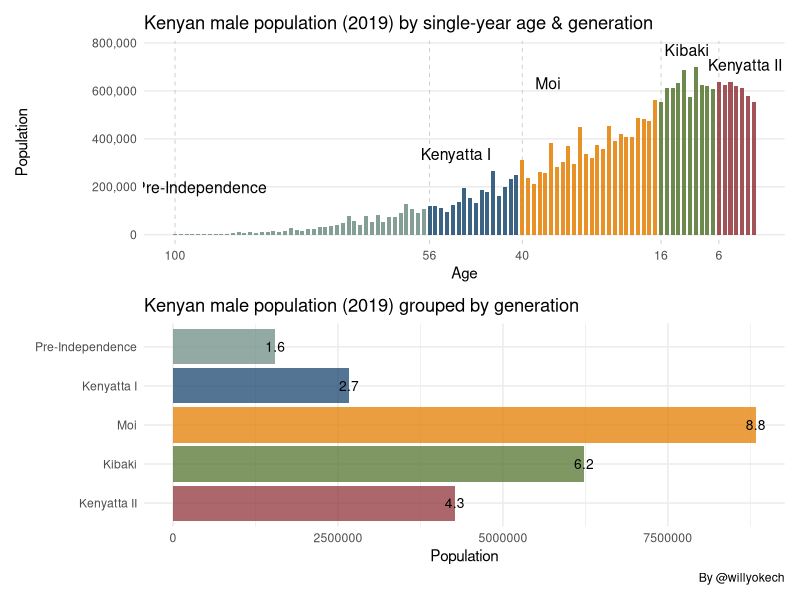
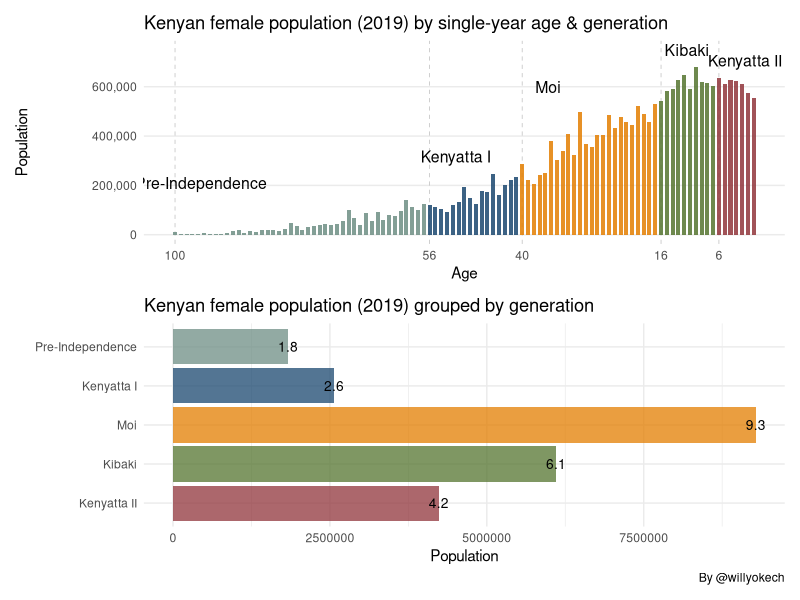
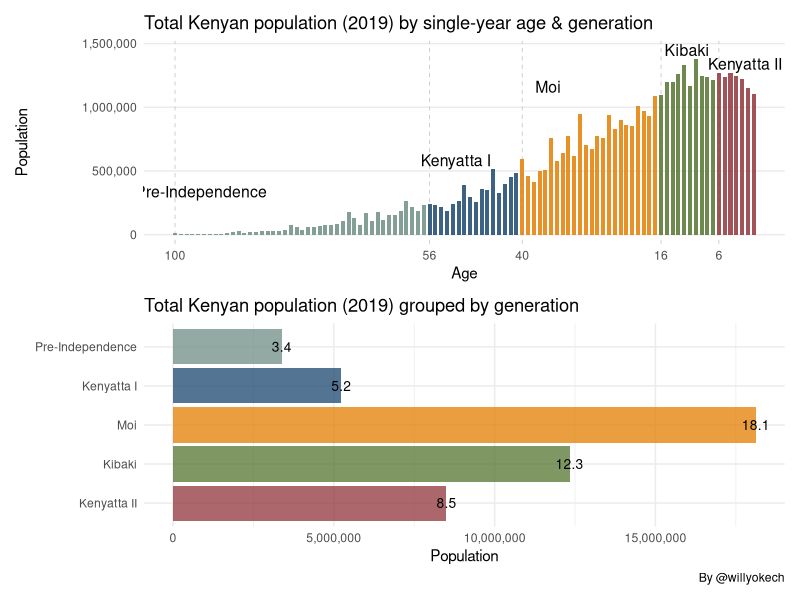
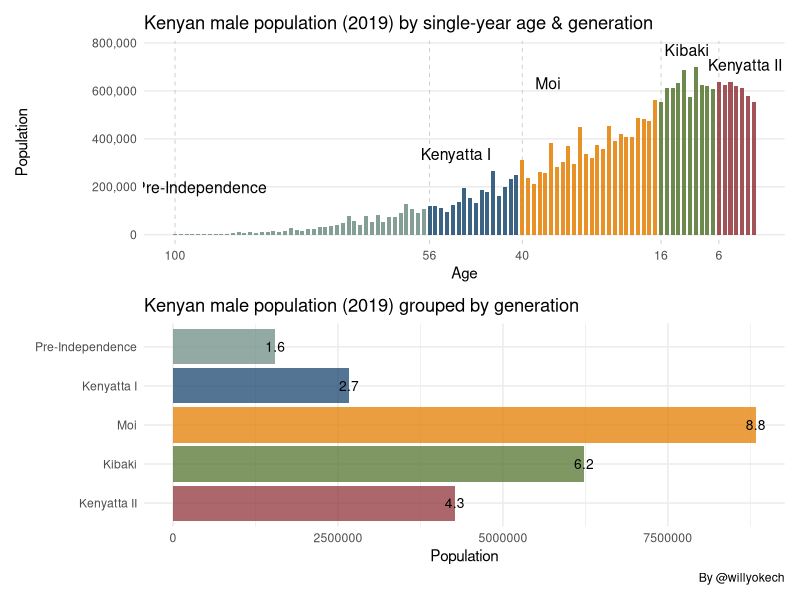
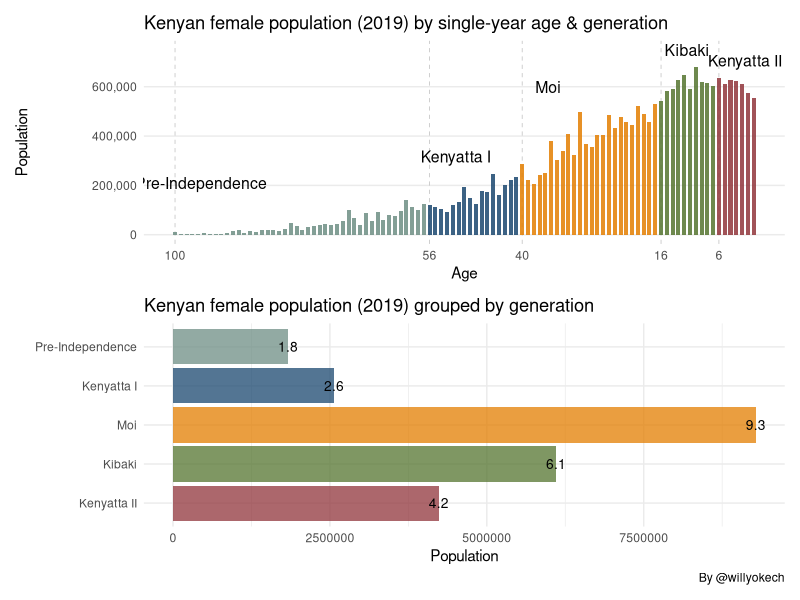
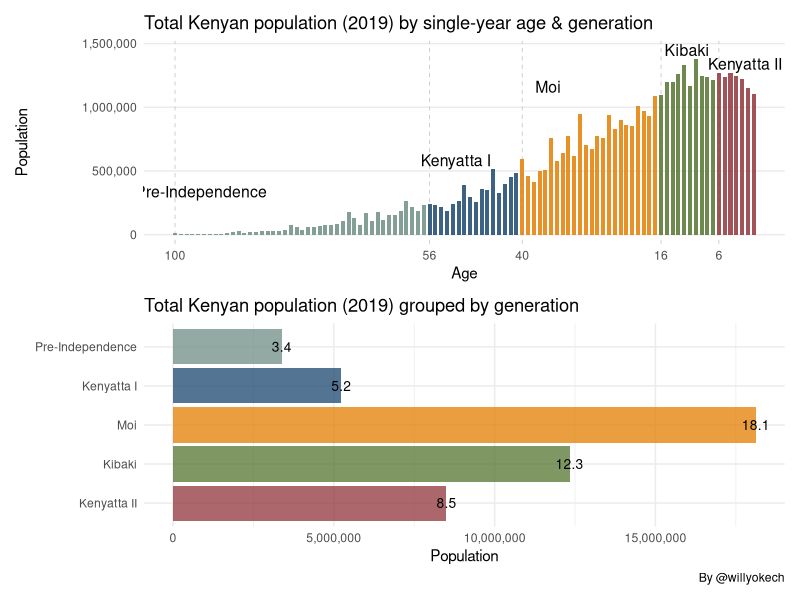

Write the R code that produced these figures, in order.
# Kenyan Generations - William Okech

### MAKE SURE THE CORRECT DATA TYPE IS IN USE, INT, NUM, CHAR.....###

# Load libraries

# install.packages("readr")
# install.packages("patchwork")
# install.packages("ggthemes")
library(readr)
library(ggplot2)
library(tidyverse)
library(patchwork)
library(ggthemes)
library(scales)

# Load data
kenyan_pop_2019 <- read_csv("data/knbs_pop_generation_2019.csv")
head(kenyan_pop_2019)

#############################################################

# To create the groupings (if necessary)
# gen <- c('Kenyatta II', 'Kibaki', 'Moi', 'Kenyatta I', 'Pre-Independence')
# gen

# range <- c('> 2012', '2003-2012', '1979-2002', '1963-1978', '< 1963')
# range

# gen_desc <- data.frame(rank = 5:1,
#                        gen = gen,
#                        range = range,
#                        stringsAsFactors = FALSE) %>%
# arrange(rank)

#############################################################

# Select the 3 different data types and add necessary columns

# Male

kenyan_pop_2019_male <- kenyan_pop_2019 %>% select(Age, Male)
kenyan_pop_2019_male$type <- 'male'
kenyan_pop_2019_male$ref_year <- '2019'
k_pop_male <- kenyan_pop_2019_male %>% 
  rename(
    age = Age,
    population = Male,
    type = type
  )

k_pop_male$age <- as.integer(k_pop_male$age)
k_pop_male$population <- as.integer(k_pop_male$population)
k_pop_male$ref_year <- as.integer(k_pop_male$ref_year)
k_pop_male$birth_year <- k_pop_male$ref_year - k_pop_male$age

k_pop_male_gen <- k_pop_male %>%
  mutate (gen = case_when (
    birth_year < 1963 ~ 'Pre-Independence',
    birth_year < 1979 & birth_year >= 1963 ~ 'Kenyatta I',
    birth_year < 2003 & birth_year >= 1979 ~ 'Moi',
    birth_year <= 2012 & birth_year >= 2003 ~ 'Kibaki',
    birth_year > 2012 ~ 'Kenyatta II'),
    rank = case_when (
      birth_year < 1963 ~ '1',
      birth_year < 1979 & birth_year >= 1963 ~ '2',
      birth_year < 2003 & birth_year >= 1979 ~ '3',
      birth_year <= 2012 & birth_year >= 2003 ~ '4',
      birth_year > 2012 ~ '5'))

k_pop_male_gen$rank <- as.integer(k_pop_male_gen$rank)

# Female

kenyan_pop_2019_female <- kenyan_pop_2019 %>% select(Age, Female)
kenyan_pop_2019_female$type <- 'female'
kenyan_pop_2019_female$ref_year <- '2019'
k_pop_female <- kenyan_pop_2019_female %>% 
  rename(
    age = Age,
    population = Female,
    type = type
  )

k_pop_female$age <- as.integer(k_pop_female$age)
k_pop_female$population <- as.integer(k_pop_female$population)
k_pop_female$ref_year <- as.integer(k_pop_female$ref_year)
k_pop_female$birth_year <- k_pop_female$ref_year - k_pop_female$age

k_pop_female_gen <- k_pop_female %>%
  mutate (gen = case_when (
    birth_year < 1963 ~ 'Pre-Independence',
    birth_year < 1979 & birth_year >= 1963 ~ 'Kenyatta I',
    birth_year < 2003 & birth_year >= 1979 ~ 'Moi',
    birth_year <= 2012 & birth_year >= 2003 ~ 'Kibaki',
    birth_year > 2012 ~ 'Kenyatta II'),
    rank = case_when (
      birth_year < 1963 ~ '1',
      birth_year < 1979 & birth_year >= 1963 ~ '2',
      birth_year < 2003 & birth_year >= 1979 ~ '3',
      birth_year <= 2012 & birth_year >= 2003 ~ '4',
      birth_year > 2012 ~ '5'))

k_pop_female_gen$rank <- as.integer(k_pop_female_gen$rank)

# Total 

kenyan_pop_2019_total <- kenyan_pop_2019 %>% select(Age, Total)
kenyan_pop_2019_total$type <- 'total'
kenyan_pop_2019_total$ref_year <- '2019' # reference year = 2019

k_pop_total <- kenyan_pop_2019_total %>% 
  rename(
    age = Age,
    population = Total,
    type = type
  )

k_pop_total$age <- as.integer(k_pop_total$age)
k_pop_total$population <- as.integer(k_pop_total$population)
k_pop_total$ref_year <- as.integer(k_pop_total$ref_year)
k_pop_total$birth_year <- k_pop_total$ref_year - k_pop_total$age

k_pop_total_gen <- k_pop_total %>%
  mutate (gen = case_when (
    birth_year < 1963 ~ 'Pre-Independence',
    birth_year < 1979 & birth_year >= 1963 ~ 'Kenyatta I',
    birth_year < 2003 & birth_year >= 1979 ~ 'Moi',
    birth_year <= 2012 & birth_year >= 2003 ~ 'Kibaki',
    birth_year > 2012 ~ 'Kenyatta II'),
    rank = case_when (
      birth_year < 1963 ~ '1',
      birth_year < 1979 & birth_year >= 1963 ~ '2',
      birth_year < 2003 & birth_year >= 1979 ~ '3',
      birth_year <= 2012 & birth_year >= 2003 ~ '4',
      birth_year > 2012 ~ '5'))

k_pop_total_gen$rank <- as.integer(k_pop_total_gen$rank)

# Plot the graphs

# Population by generation
# Male

p1 <- k_pop_male_gen %>%
  group_by(gen, rank) %>%
  summarize(population = sum(population)) %>%
  mutate(lab = round(population/1000000, 1)) %>%
  arrange(rank, gen) %>%
  ggplot(aes(x = reorder(gen, -rank),
             y = population, 
             fill = gen)) +
  geom_col(show.legend = FALSE, 
           alpha = 0.75)  +
  geom_text(aes(label = lab), 
            size = 3.5)+
  theme(axis.text.x=element_blank(),
        axis.ticks.x=element_blank())+
  xlab('') + ylab('Population') +
  coord_flip()+
  ggthemes::scale_fill_stata() +
  theme_minimal() +
  labs(title = 'Kenyan male population (2019) grouped by generation',
       caption = 'By @willyokech')

# Female

p2 <- k_pop_female_gen %>%
  group_by(gen, rank) %>%
  summarize(population = sum(population)) %>%
  mutate(lab = round(population/1000000, 1)) %>%
  arrange(rank, gen) %>%
  ggplot(aes(x = reorder(gen, -rank),
             y = population, 
             fill = gen)) +
  geom_col(show.legend = FALSE, 
           alpha = 0.75)  +
  geom_text(aes(label = lab), 
            size = 3.5)+
  theme(axis.text.x=element_blank(),
        axis.ticks.x=element_blank())+
  xlab('') + ylab('Population') +
  coord_flip()+
  ggthemes::scale_fill_stata() +
  theme_minimal() +
  labs(title = 'Kenyan female population (2019) grouped by generation',
       caption = 'By @willyokech')

# Total

p3 <- k_pop_total_gen %>%
  group_by(gen, rank) %>%
  summarize(population = sum(population)) %>%
  mutate(lab = round(population/1000000, 1)) %>%
  arrange(rank, gen) %>%
  ggplot(aes(x = reorder(gen, -rank),
             y = population, 
             fill = gen)) +
  geom_col(show.legend = FALSE, 
           alpha = 0.75)  +
  geom_text(aes(label = lab), 
            size = 3.5)+
  theme(axis.text.x=element_blank(),
        axis.ticks.x=element_blank())+
  xlab('') + ylab('Population') +
  coord_flip()+
  ggthemes::scale_fill_stata() +
  scale_y_continuous(labels = comma) +
  theme_minimal() +
  labs(title = 'Total Kenyan population (2019) grouped by generation',
       caption = 'By @willyokech')

# Population by single year of age & generation

# Male
gg1 <- k_pop_male_gen %>% 
  group_by(birth_year, age, gen) %>%
  summarize(tot = sum(population)) %>%
  group_by(gen) %>%
  mutate(tot = max(tot)) %>% #For labels below.
  filter(birth_year %in% c('1919', '1963', '1979', '2003', '2013'))
View(gg1)

# Female
gg2 <- k_pop_female_gen %>% 
  group_by(birth_year, age, gen) %>%
  summarize(tot = sum(population)) %>%
  group_by(gen) %>%
  mutate(tot = max(tot)) %>% #For labels below.
  filter(birth_year %in% c('1919', '1963', '1979', '2003', '2013'))
View(gg2)

# Total
gg3 <- k_pop_total_gen %>% 
  group_by(birth_year, age, gen) %>%
  summarize(tot = sum(population)) %>%
  group_by(gen) %>%
  mutate(tot = max(tot)) %>% #For labels below.
  filter(birth_year %in% c('1919', '1963', '1979', '2003', '2013'))
View(gg3)

# Male

p4 <- k_pop_male_gen %>%
  ggplot(aes(x = age, 
             y = population, 
             fill = gen)) +
  geom_vline(xintercept = gg1$age,
             linetype =2, 
             color = 'gray', 
             size = .25) +
  geom_col(show.legend = FALSE, 
           alpha = 0.85,
           width = .7)   +
  annotate(geom="text", 
           x = gg1$age - 4.5, 
           y = gg1$tot + 70000, 
           label = gg1$gen,
           size = 4) +
  xlab('Age')+ 
  ylab('Population') +
  theme_minimal() +
  theme(legend.position="bottom",
        legend.title = element_blank(),
        panel.grid.major.x=element_blank(),
        panel.grid.minor.x=element_blank(),
        panel.grid.minor.y=element_blank()) +
  ggthemes::scale_fill_stata()+
  scale_x_reverse(breaks = rev(gg1$age)) +
  scale_y_continuous(labels = comma) +
  labs(title = 'Kenyan male population (2019) by single-year age & generation')


# Female

p5 <- k_pop_female_gen %>%
  ggplot(aes(x = age, 
             y = population, 
             fill = gen)) +
  geom_vline(xintercept = gg2$age,
             linetype =2, 
             color = 'gray', 
             size = .25) +
  geom_col(show.legend = FALSE, 
           alpha = 0.85,
           width = .7)   +
  annotate(geom="text", 
           x = gg2$age - 4.5, 
           y = gg2$tot + 70000, 
           label = gg2$gen,
           size = 4) +
  xlab('Age')+ 
  ylab('Population') +
  theme_minimal() +
  theme(legend.position="bottom",
        legend.title = element_blank(),
        panel.grid.major.x=element_blank(),
        panel.grid.minor.x=element_blank(),
        panel.grid.minor.y=element_blank()) +
  ggthemes::scale_fill_stata()+
  scale_x_reverse(breaks = rev(gg2$age)) +
  scale_y_continuous(labels = comma) +
  labs(title = 'Kenyan female population (2019) by single-year age & generation')


# Total

p6 <- k_pop_total_gen %>%
  ggplot(aes(x = age, 
             y = population, 
             fill = gen)) +
  geom_vline(xintercept = gg3$age,
             linetype =2, 
             color = 'gray', 
             size = .25) +
  geom_col(show.legend = FALSE, 
           alpha = 0.85,
           width = .7)   +
  annotate(geom="text", 
           x = gg3$age - 4.5, 
           y = gg3$tot + 70000, 
           label = gg3$gen,
           size = 4) +
  xlab('Age')+ 
  ylab('Population') +
  theme_minimal() +
  theme(legend.position="bottom",
        legend.title = element_blank(),
        panel.grid.major.x=element_blank(),
        panel.grid.minor.x=element_blank(),
        panel.grid.minor.y=element_blank()) +
  ggthemes::scale_fill_stata()+
  scale_x_reverse(breaks = rev(gg3$age)) +
  scale_y_continuous(labels = comma) +
  labs(title = 'Total Kenyan population (2019) by single-year age & generation')

# Male
p4 / p1

ggsave("images/knbs_pop_generation_2019_1.png", width = 10, height = 7.5)

# Female
p5 / p2

ggsave("images/knbs_pop_generation_2019_2.png", width = 10, height = 7.5)

# Total
p6 / p3

ggsave("images/knbs_pop_generation_2019_3.png", width = 10, height = 7.5)

